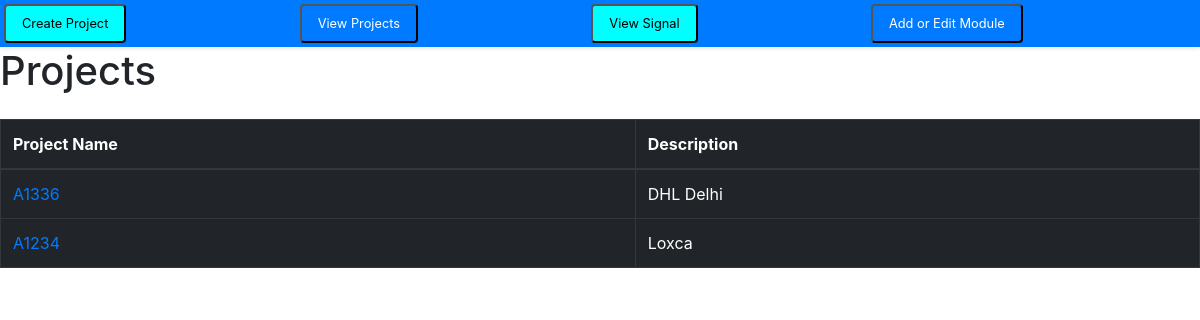
The app's page / (signed in) with its own data.
### iol/models.py (models this page shows, shortened)
class Project(models.Model):
    name = models.CharField(max_length=50)
    description = models.TextField(max_length=500, blank=True)

### iol/views.py (the view)
# urls.py: path('', views.project_list, name='project_list'),
@login_required(login_url="/login")
def project_list(request):
    projects = Project.objects.all()
    return render(request, 'project_list.html', {'projects': projects})

### templates/project_list.html (shortened to what this page needs)
{% extends 'base.html' %}
{% block content %}
  <h1 class="mb-4">Projects</h1>
  <div class="table-responsive">
    <table class="table table-dark table-bordered">
      <thead>
        <tr>
          <th scope="col">Project Name</th>
          <th scope="col">Description</th>
        </tr>
      </thead>
      <tbody>
        {% for project in projects %}
          <tr>
            <td><a href="{% url 'project_detail' project_id=project.pk %}">{{ project.name }}</a></td>
            <td>{{ project.description }}</td>
          </tr>
        {% empty %}
          <tr>
            <td colspan="2">No projects yet.</td>
          </tr>
        {% endfor %}
      </tbody>
    </table>
  </div>
{% endblock %}

### records on screen
Project: name "A1336", description "DHL Delhi"
Project: name "A1234", description "Loxca"
